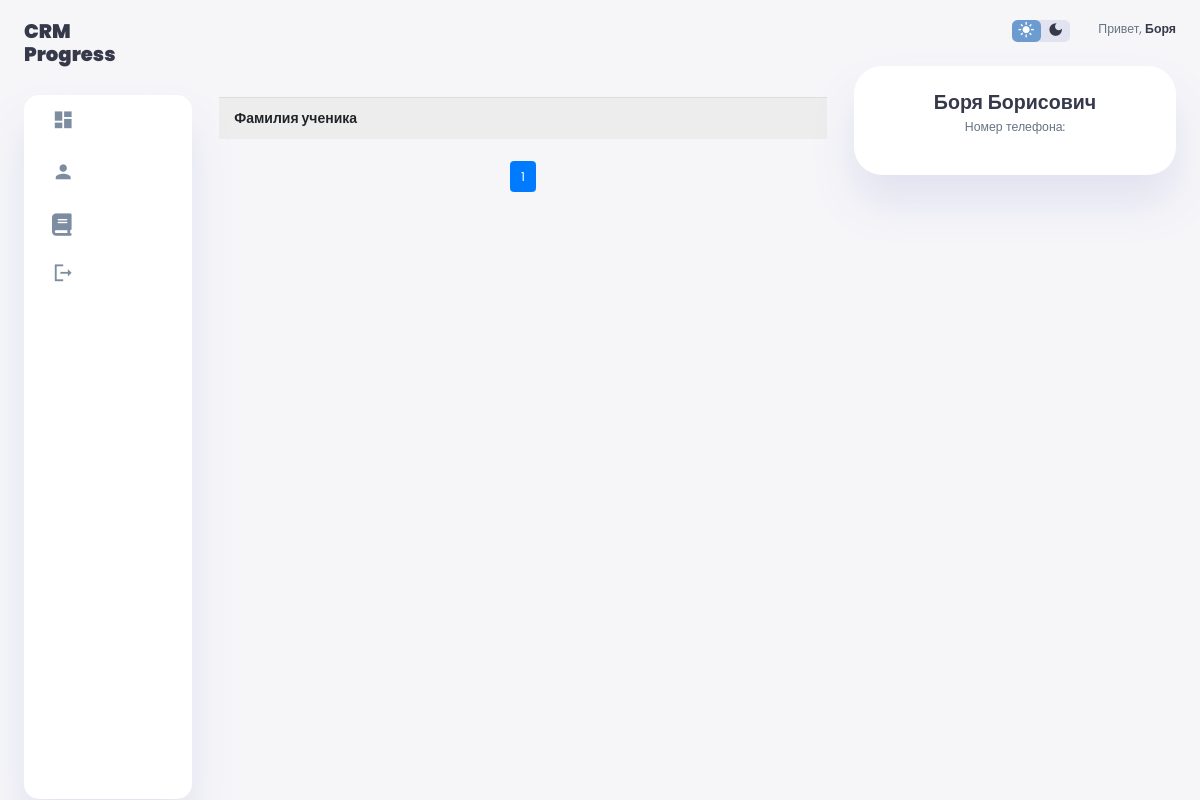
Before: /attendance_list/ (signed in) with the older database file.
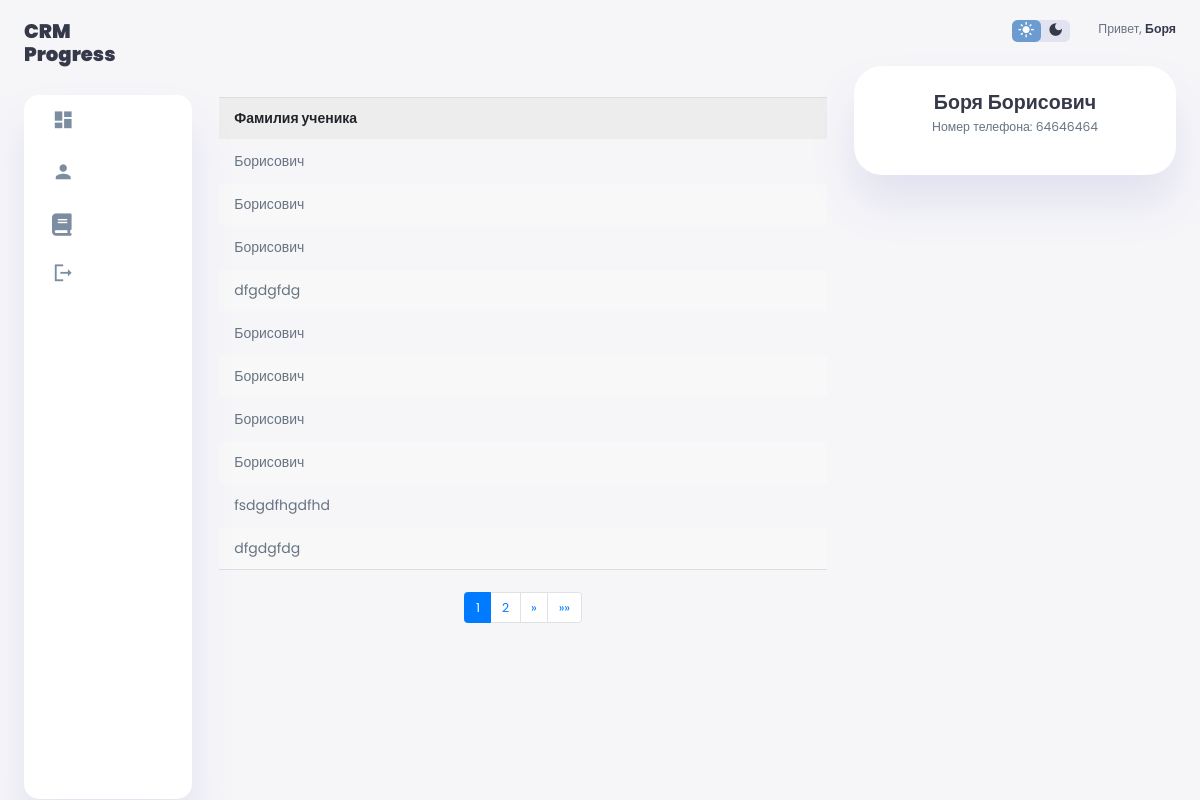
After: the same page with the newer database file.
### core/models.py (models this page shows, shortened)
class Attendance(models.Model):
    student = models.ForeignKey(Student, on_delete=models.CASCADE, null = True)
    date = models.DateTimeField(auto_now_add=True)
    class Meta:
        verbose_name = 'Посещаемость'
        verbose_name_plural = 'Посещаемость'

class Student(models.Model):
    class StudentStatus(models.TextChoices):
        ACTIVE = 'active' , 'Активный'
        ARCHIVED = 'archived', 'Архивный'
    user = models.OneToOneField(User, verbose_name='Пользователь', on_delete=models.CASCADE)
    status = models.CharField(choices=StudentStatus.choices,  max_length=20, verbose_name='Статус')
    phone = models.CharField(max_length=255, verbose_name='Номер телефона')
    qr_code = models.ImageField(upload_to= 'students_qr/', blank=True)
    code = models.CharField(max_length=20, blank=True)
    class Meta:
        verbose_name = 'Ученик'
        verbose_name_plural = 'Ученики'

### core/views.py (the view)
# urls.py: path('attendance_list/', views.attendance_list, name = 'attendance_list'),
def attendance_list(request):
    attendances = Attendance.objects.all()
    sort_by = request.GET.get('sort_by')
    if sort_by == 'old_to_new':
        attendances = attendances.order_by('date')
    elif sort_by == 'new_to_old':
        attendances = attendances.order_by('-date')
    sort_by_letter = request.GET.get('sort_by_letter')
    if sort_by_letter == 'a_to_z':
        attendances = attendances.order_by('student__user__last_name')
    elif sort_by_letter == 'z_to_a':
        attendances = attendances.order_by('-student__user__last_name')
    page_number = request.GET.get('page')
    paginator = Paginator(attendances, 10)  # 10 записей на странице
    try:
        attendances = paginator.page(page_number)
    except PageNotAnInteger:
        attendances = paginator.page(1)
    except EmptyPage:
        attendances = paginator.page(paginator.num_pages)
    return render(request, 'attendance_list.html', {'attendances': attendances})

### core/templates/attendance_list.html (shortened to what this page needs)
{% extends 'index.html' %}
{% block content %}
<!DOCTYPE html>
<html lang="en">
<head>
</head>
<body>
<table class="table">
  <thead>
      <tr>
          <th>Фамилия ученика</th>
      </tr>
  </thead>
  <tbody>
      {% for attendance in attendances %}
      <tr>
          <td>{{ attendance.student.user.last_name }}</td>
      </tr>
      {% endfor %}
  </tbody>
</table>
<nav aria-label="Page navigation example">
  <ul class="pagination" style="display: flex; justify-content: center;">
    {% for page_num in attendances.paginator.page_range %}
    <li class="page-item {% if page_num == attendances.number %}active{% endif %}">
      <a class="page-link" href="?page={{ page_num }}">{{ page_num }}</a>
    </li>
    {% endfor %}
    {% if attendances.has_next %}
    <li class="page-item">
      <a class="page-link" href="?page={{ attendances.next_page_number }}" aria-label="Next">
        <span aria-hidden="true">&raquo;</span>
      </a>
    </li>
    <li class="page-item">
      <a class="page-link" href="?page={{ attendances.paginator.num_pages }}" aria-label="Last">
        <span aria-hidden="true">&raquo;&raquo;</span>
      </a>
    </li>
    {% endif %}
  </ul>
</nav>
</body>
</html>
{% endblock %}

### core/templates/index.html (shortened to what this page needs)
{% load static %}
<!DOCTYPE html>
<html lang="en">
<head>
    <link rel="stylesheet" href="https://cdn.jsdelivr.net/npm/bootstrap@4.3.1/dist/css/bootstrap.min.css">
    <link rel="stylesheet" href="{% static 'css/style.css'%}">
</head>
<body>
    {% if not request.user.is_authenticated %}
    <p style="text-align: center; text-align: center;">Вы не вошли в аккаунт</p>
    {% else %}
    <div class="container-custom">
        <aside>
            <div class="toggle">
                <div class="logo-custom">
                    <h2><b>CRM</b><span class="danger"> <br><b>Progress</b></span></h2>
                </div>
            </div>
            <div class="sidebar-custom">
                <a href="{% url 'home' %}" {% if request.path == '/' %} class="active" {% endif %}>
                    <span class="material-icons-sharp">
                    </span>
                </a>
                <a href="{% url 'profile' request.user.id %}" {% if "profile/" in request.path and request.path|slice:'9:' %} class="active" {% endif %}>
                    <span class="material-icons-sharp">
                    </span>
                </a>
                    <a href="{% url 'course_list' %}" {% if request.path == '/course_list' %} class="active" {% endif %}>
                        <span class="material-icons-sharp">
                            <i class="fa-solid fa-book"></i>
                        </span>
                    </a>
                <a href="{% url 'logout' %}">
                    <span class="material-icons-sharp">
                    </span>
                </a>
            </div>
        </aside>
            <main>
                {% block content %}{% endblock %}
            </main>
        <div class="right-section-custom">
            <div class="nav-custom">
                <div class="dark-mode">
                    <span class="material-icons-sharp active">
                    </span>
                    <span class="material-icons-sharp">
                    </span>
                </div>
                <div class="profile">
                    <div class="info">
                        <p>Привет, <b>{{user.first_name}}</b></p>
                    </div>
                </div>
            </div>
            <div class="user-profile-custom">
                <div class="logo-custom">
                    <h2>{{ user.first_name }} {{ user.last_name }}</h2>
                {% if user.employee %}
                    <p>Должность: {{ user.employee.get_position_display }}</p>
                    <p>Номер телефона: {{user.employee.phone}}</p>
                    {% else %}
                    <p>Номер телефона: {{user.student.phone}}</p>
                {% endif %}
                </div>
            </div>
    </div>
    {% endif%}
</body>
</html>

Changed rows visible on the page:
added Attendance: student.user.last_name "Борисович"
added Attendance: student.user.last_name "Борисович"
added Attendance: student.user.last_name "Борисович"
added Attendance: student.user.last_name "dfgdgfdg"
added Attendance: student.user.last_name "Борисович"
added Attendance: student.user.last_name "Борисович"
added Attendance: student.user.last_name "Борисович"
added Attendance: student.user.last_name "Борисович"
added Attendance: student.user.last_name "fsdgdfhgdfhd"
added Attendance: student.user.last_name "dfgdgfdg"
Other visible differences:
{{ user.student.phone }}: (not shown) → "64646464"
new list line: "2"
